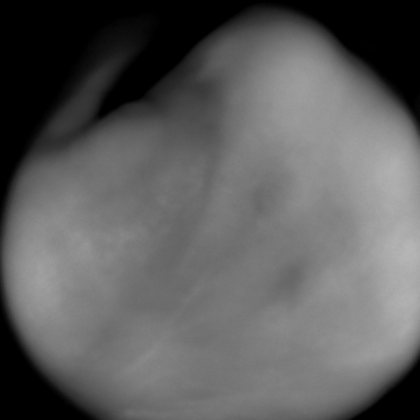
#> input picture test_db/100.bmp, 420 x 420 px; its folder holds only this picture in this run
$ python diplom_code.py   (older library calls are emulated)
#> lines starting #> are read from the running program, lines starting #| are printed output that depends on the picture; after the words box and inside, x2 and y2 are one past the last pixel; in counts of white or black regions, pixels touching at a corner belong together
#> further down, image is the input picture: shape (420, 420, 3); mean B, G, R 92.7, 93.5, 92.7
from multiprocessing.pool import ThreadPool
import numpy as np
import cv2
import os


class GaborFiltering:

    @staticmethod
    def build_filters(ksize: int,
                      sigma: float,
                      lambd: float,
                      gamma: float,
                      psi: float):
#> called with ksize = 20, sigma = 20.2, lambd = 19.5, gamma = 2.1, psi = 0
        filters = []
        for theta in np.arange(0, np.pi, np.pi / 16):
            kern = cv2.getGaborKernel((ksize, ksize),
                                      sigma,
                                      theta,
                                      lambd,
                                      gamma,
                                      psi,
                                      ktype=cv2.CV_32F)
            kern /= 5 * kern.sum()
            filters.append(kern)

        return filters

    # [8 lines left out: function process, not called in this run]

    @staticmethod
    def process_threaded(img, filters, threadn=8):
#> called with threadn = 8
        accum = np.zeros_like(img)

        def f(kern):
            return cv2.filter2D(img, cv2.CV_8UC3, kern)

        pool = ThreadPool(processes=threadn)
        for fimg in pool.imap_unordered(f, filters):
            np.maximum(accum, fimg, accum)
#> this loop made 16 passes
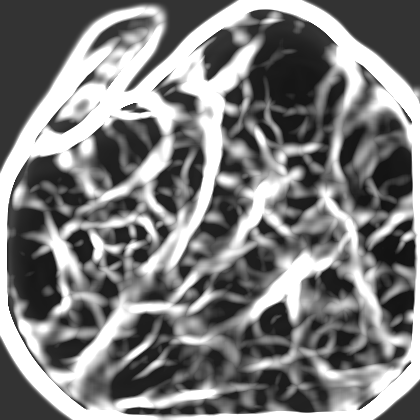
#> accum: shape (420, 420); min 17, max 255, mean 126.7

        return accum

    # [18 lines left out: function get_filter_image, not called in this run]


class AdditionalFitering:

    # [15 lines left out: function inversion, not called in this run]

    @staticmethod
    def gauss(image):
        return cv2.GaussianBlur(image, (15, 15), 4)

    @staticmethod
    def median(image):
        return cv2.medianBlur(image, 11)

    @staticmethod
    def inversion_1(image):
        return cv2.bitwise_not(image)

    @staticmethod
    def masking(img):
        mask = np.zeros(img.shape[:2], dtype="uint8")
        cv2.circle(mask, (210, 210), 200, 255, -1)
        masked = cv2.bitwise_and(img, img, mask=mask)

        return masked

    @staticmethod
    def skeletonization(img):
        _ = img.copy()
        img = np.array(img)
        size = np.size(img)

        skel = np.zeros(img.shape, np.uint8)

        element = cv2.getStructuringElement(cv2.MORPH_CROSS, (5, 5))

        done = False

        while not done:
            eroded = cv2.erode(img, element)
            temp = cv2.dilate(eroded, element)
            temp = cv2.subtract(img, temp)
            skel = cv2.bitwise_or(skel, temp)
            img = eroded.copy()

            zeros = size - cv2.countNonZero(img)
            if zeros == size:
                done = True
        return skel

    @staticmethod
    def get_final_picture(image):
        gray_image = cv2.cvtColor(image, cv2.COLOR_BGR2GRAY)
        filter_image = AdditionalFitering.median(gray_image)
        invers_image = AdditionalFitering.inversion_1(filter_image)
        first = GaborFiltering.process_threaded(invers_image,
                                                GaborFiltering.
                                                build_filters(ksize=20,
                                                              sigma=20.2,
                                                              lambd=19.5,
                                                              gamma=2.1,
                                                              psi=0))
        cv2.imwrite('first180.png', first)
        final_img = np.zeros([420, 420], np.uint8)
#> final_img: shape (420, 420); every value is 0
        res = cv2.inRange(first, 150, 255)
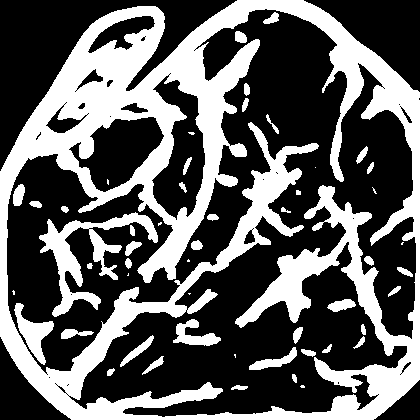
#> res: shape (420, 420); 36.7% white; 52 white regions (12 under 20 px)
        ret, thresh = cv2.threshold(res, 127, 255, 0)
        contours, hierarchy = cv2.findContours(thresh, cv2.RETR_LIST,
                                               cv2.CHAIN_APPROX_TC89_L1)
#> contours = 105 contours, 54 with area under 20; largest, box (x1, y1, x2, y2) and area: (0, 0, 420, 420) 155498, (6, 9, 417, 418) 91860, (151, 74, 206, 221) 4421, (68, 116, 164, 193) 4014, (39, 212, 158, 317) 2967
        first_cont = cv2.drawContours(final_img, contours, -1,
                                      (255, 255, 255), -1)
#> first_cont: shape (420, 420); 36.8% white; 51 white regions (12 under 20 px), largest, box (x1, y1, x2, y2) and area: (0, 0, 420, 420) 56713, (39, 212, 158, 317) 3322, (15, 303, 54, 365) 933
        cv2.imwrite('first_cont180.png', first_cont)

        second = GaborFiltering.process_threaded(first_cont,
                                                 GaborFiltering.
                                                 build_filters(ksize=23,
                                                               sigma=40,
                                                               lambd=24.5,
                                                               gamma=5.9,
                                                               psi=0))
#> call 2 of build_filters, with ksize = 23, sigma = 40, lambd = 24.5, gamma = 5.9, psi = 0
#> the loop in build_filters (call 2), `for theta in np.arange(0, np.pi, np.pi / 16):` made 16 passes
#> theta on passes 2 to 13: 0.196, 0.393, 0.589, 0.785, 0.982, 1.18, 1.37, 1.57, 1.77, 1.96, 2.16, 2.36
#> after the loop in build_filters (call 2), `for theta in np.arange(0, np.pi, np.pi / 16):`:
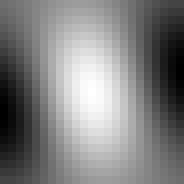
#> kern: shape (23, 23) float32 (shown 8 times larger); min -0.0076, max 0.00817, mean 0.000378; drawn with min black and max white
#> after the loop in build_filters (call 2), `for theta in np.arange(0, np.pi, np.pi / 16):`: filters = 16 items
#> call 2 of process_threaded, with threadn = 8
#> the loop in process_threaded (call 2), `for fimg in pool.imap_unordered(f, filters):` made 16 passes
#> after the loop in process_threaded (call 2), `for fimg in pool.imap_unordered(f, filters):`:
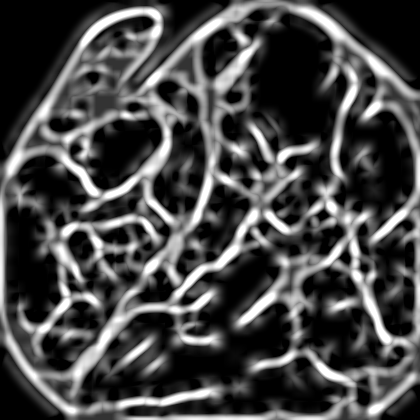
#> accum: shape (420, 420); min 0, max 255, mean 72.5
        cv2.imwrite('second180.png', second)

        final_img = np.zeros([420, 420], np.uint8)
        res = cv2.inRange(second, 150, 255)
#> res: shape (420, 420); 18.9% white; 87 white regions (14 under 20 px)
        ret, thresh = cv2.threshold(res, 127, 255, 0)
        contours, hierarchy = cv2.findContours(thresh, cv2.RETR_LIST,
                                               cv2.CHAIN_APPROX_TC89_L1)
#> contours = 94 contours, 23 with area under 20; largest, box (x1, y1, x2, y2) and area: (63, 207, 260, 396) 2798, (51, 92, 185, 226) 2468, (6, 8, 162, 178) 2372, (295, 211, 411, 354) 1894, (142, 108, 238, 285) 1706
        first_cont = cv2.drawContours(final_img, contours, -1,
                                      (255, 255, 255), -1)
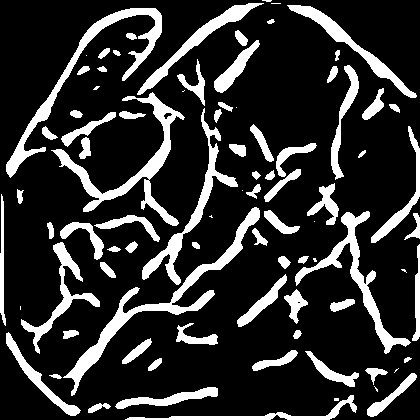
#> first_cont: shape (420, 420); 18.8% white; 87 white regions (15 under 20 px), largest, box (x1, y1, x2, y2) and area: (63, 207, 260, 396) 3125, (51, 92, 185, 226) 2741, (6, 8, 162, 178) 2691
        return AdditionalFitering.masking(AdditionalFitering.skeletonization(first_cont))
#> in skeletonization, `size = np.size(img)`: size = 176400
#> the loop in skeletonization, `while not done:` made 5 passes
#> zeros on passes 1 to 5: 159446, 171183, 175386, 176294, 176400
#> after the loop in skeletonization, `while not done:`: skel: shape (420, 420); 5.3% white in thin lines or dots
#> in masking, `cv2.circle(mask, (210, 210), 200, 255, -1)`:
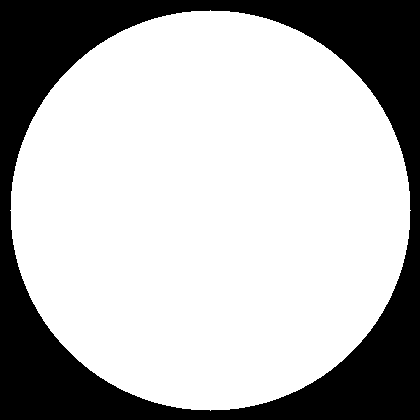
#> mask: shape (420, 420); 71.2% white; 1 black region, box (x1, y1, x2, y2) and area: (0, 0, 420, 420) 50771
#> in masking, `masked = cv2.bitwise_and(img, img, mask=mask)`:
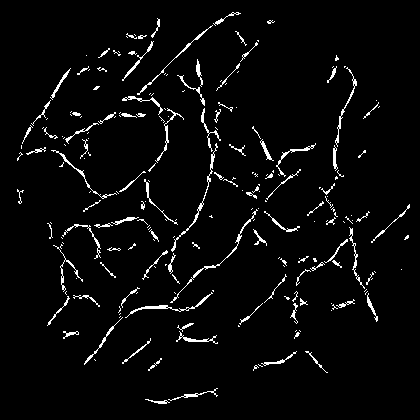
#> masked: shape (420, 420); 3.7% white in thin lines or dots, all inside (x1, y1, x2, y2) = (17, 12, 410, 404)


if __name__ == '__main__':
    path = 'test_db/'
    imgs = os.listdir(path)
    for img in imgs:
        image = cv2.imread(path + img)
        res = AdditionalFitering.get_final_picture(image=image)
        cv2.imwrite('C:\\Users\\imotw\\PycharmProjects\\diplom_matvey\\skel_db\\' + img, res)
    cv2.waitKey(0)
    cv2.destroyAllWindows()
    # [7 lines of commented-out code are left out]

$ run again, on test_db/121.bmp
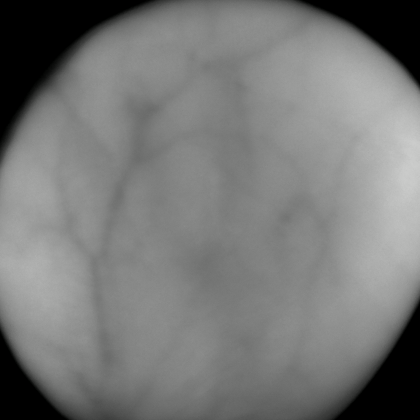
#> input picture test_db/121.bmp, 420 x 420 px
#> image is the input picture: shape (420, 420, 3); mean B, G, R 119.4, 120.3, 119.4
#> the loop in process_threaded, `for fimg in pool.imap_unordered(f, filters):` made 16 passes
#> final_img: shape (420, 420); every value is 0
#> in get_final_picture, `res = cv2.inRange(first, 150, 255)`:
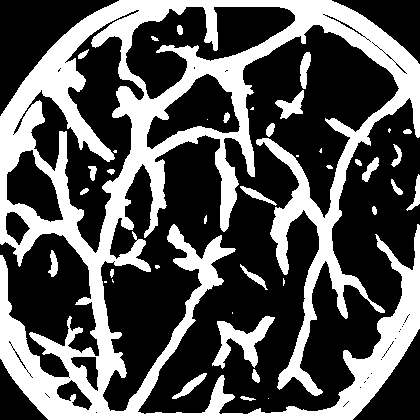
#> res: shape (420, 420); 34.6% white; 40 white regions (12 under 20 px)
#> in get_final_picture, `contours, hierarchy = cv2.findContours(thresh, cv2.RETR_LIST, cv2.CHAI..`: contours = 137 contours, 104 with area under 20; largest, box (x1, y1, x2, y2) and area: (0, 0, 420, 420) 78537, (13, 9, 145, 254) 10517, (125, 6, 296, 100) 7710, (146, 73, 241, 150) 3522, (6, 150, 64, 223) 2369
#> the loop in build_filters (call 2), `for theta in np.arange(0, np.pi, np.pi / 16):` made 16 passes
#> theta on passes 2 to 9: 0.196, 0.393, 0.589, 0.785, 0.982, 1.18, 1.37, 1.57
#> the loop in process_threaded (call 2), `for fimg in pool.imap_unordered(f, filters):` made 16 passes
#> in get_final_picture, `contours, hierarchy = cv2.findContours(thresh, cv2.RETR_LIST, cv2.CHAI..`: contours = 65 contours, 22 with area under 20; largest, box (x1, y1, x2, y2) and area: (265, 90, 410, 396) 5672, (0, 106, 162, 376) 4791, (35, 227, 221, 420) 2978, (156, 18, 314, 174) 2598, (5, 5, 124, 122) 1254
#> size = 176400
#> the loop in skeletonization, `while not done:` made 5 passes
#> zeros on passes 1 to 5: 158827, 171822, 176031, 176398, 176400
#> mask: shape (420, 420); 71.2% white; 1 black region, box (x1, y1, x2, y2) and area: (0, 0, 420, 420) 50771
#> in masking, `masked = cv2.bitwise_and(img, img, mask=mask)`:
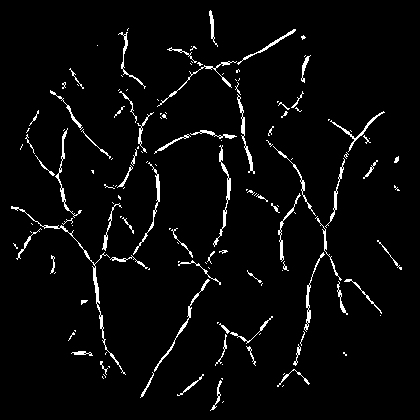
#> masked: shape (420, 420); 3.6% white in thin lines or dots, all inside (x1, y1, x2, y2) = (11, 10, 402, 411)
